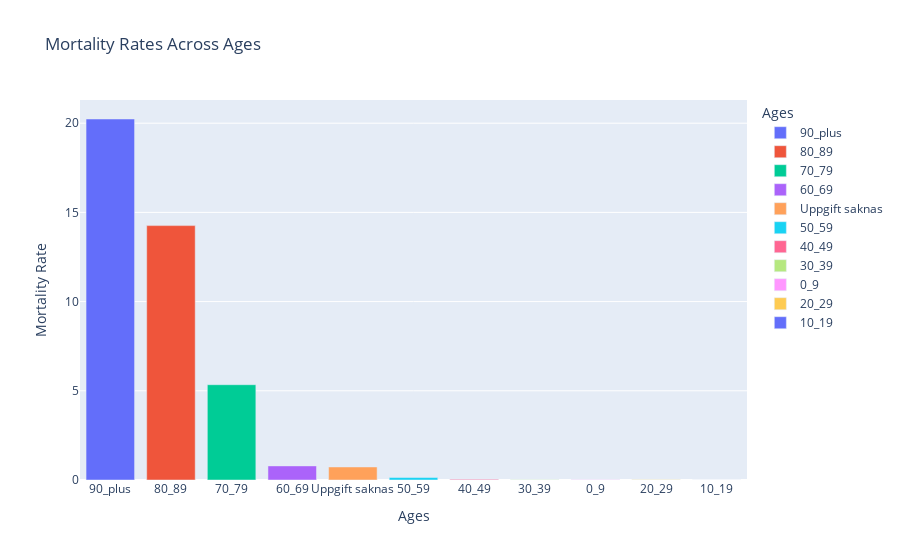

The notebook cell this image was saved under:
### Code cell
age_deaths = covid_per_age.sort_values("Mortality_Rate", ascending=False).reset_index() #sorting the by the highest mortality rates

figu = px.bar(data_frame = age_deaths, x="Åldersgrupp"  ,
    
    y="Mortality_Rate",
    labels={"Åldersgrupp": "Ages", "Mortality_Rate": "Mortality Rate"},
    color="Åldersgrupp",
    title="Mortality Rates Across Ages",
    #log_y= True,
    barmode= "relative"
    
    
)
figu.show()
figu.write_html("data_visualization/age_moratlity_rates.html")

### Figure 1 — Plotly figure (JSON) as saved in the notebook; plotly's stock layout.template omitted (floating-point values rounded to 4 significant figures)
{"data": [{"alignmentgroup": "True", "hovertemplate": "Ages=%{x}<br>Mortality Rate=%{y}<extra></extra>", "legendgroup": "90_plus", "marker": {"color": "#636efa", "pattern": {"shape": ""}}, "name": "90_plus", "offsetgroup": "90_plus", "orientation": "v", "showlegend": true, "textposition": "auto", "type": "bar", "x": ["90_plus"], "xaxis": "x", "y": [20.23], "yaxis": "y"}, {"alignmentgroup": "True", "hovertemplate": "Ages=%{x}<br>Mortality Rate=%{y}<extra></extra>", "legendgroup": "80_89", "marker": {"color": "#EF553B", "pattern": {"shape": ""}}, "name": "80_89", "offsetgroup": "80_89", "orientation": "v", "showlegend": true, "textposition": "auto", "type": "bar", "x": ["80_89"], "xaxis": "x", "y": [14.26], "yaxis": "y"}, {"alignmentgroup": "True", "hovertemplate": "Ages=%{x}<br>Mortality Rate=%{y}<extra></extra>", "legendgroup": "70_79", "marker": {"color": "#00cc96", "pattern": {"shape": ""}}, "name": "70_79", "offsetgroup": "70_79", "orientation": "v", "showlegend": true, "textposition": "auto", "type": "bar", "x": ["70_79"], "xaxis": "x", "y": [5.341], "yaxis": "y"}, {"alignmentgroup": "True", "hovertemplate": "Ages=%{x}<br>Mortality Rate=%{y}<extra></extra>", "legendgroup": "60_69", "marker": {"color": "#ab63fa", "pattern": {"shape": ""}}, "name": "60_69", "offsetgroup": "60_69", "orientation": "v", "showlegend": true, "textposition": "auto", "type": "bar", "x": ["60_69"], "xaxis": "x", "y": [0.7905], "yaxis": "y"}, {"alignmentgroup": "True", "hovertemplate": "Ages=%{x}<br>Mortality Rate=%{y}<extra></extra>", "legendgroup": "Uppgift saknas", "marker": {"color": "#FFA15A", "pattern": {"shape": ""}}, "name": "Uppgift saknas", "offsetgroup": "Uppgift saknas", "orientation": "v", "showlegend": true, "textposition": "auto", "type": "bar", "x": ["Uppgift saknas"], "xaxis": "x", "y": [0.7299], "yaxis": "y"}, {"alignmentgroup": "True", "hovertemplate": "Ages=%{x}<br>Mortality Rate=%{y}<extra></extra>", "legendgroup": "50_59", "marker": {"color": "#19d3f3", "pattern": {"shape": ""}}, "name": "50_59", "offsetgroup": "50_59", "orientation": "v", "showlegend": true, "textposition": "auto", "type": "bar", "x": ["50_59"], "xaxis": "x", "y": [0.1385], "yaxis": "y"}, {"alignmentgroup": "True", "hovertemplate": "Ages=%{x}<br>Mortality Rate=%{y}<extra></extra>", "legendgroup": "40_49", "marker": {"color": "#FF6692", "pattern": {"shape": ""}}, "name": "40_49", "offsetgroup": "40_49", "orientation": "v", "showlegend": true, "textposition": "auto", "type": "bar", "x": ["40_49"], "xaxis": "x", "y": [0.03662], "yaxis": "y"}, {"alignmentgroup": "True", "hovertemplate": "Ages=%{x}<br>Mortality Rate=%{y}<extra></extra>", "legendgroup": "30_39", "marker": {"color": "#B6E880", "pattern": {"shape": ""}}, "name": "30_39", "offsetgroup": "30_39", "orientation": "v", "showlegend": true, "textposition": "auto", "type": "bar", "x": ["30_39"], "xaxis": "x", "y": [0.01438], "yaxis": "y"}, {"alignmentgroup": "True", "hovertemplate": "Ages=%{x}<br>Mortality Rate=%{y}<extra></extra>", "legendgroup": "0_9", "marker": {"color": "#FF97FF", "pattern": {"shape": ""}}, "name": "0_9", "offsetgroup": "0_9", "orientation": "v", "showlegend": true, "textposition": "auto", "type": "bar", "x": ["0_9"], "xaxis": "x", "y": [0.01231], "yaxis": "y"}, {"alignmentgroup": "True", "hovertemplate": "Ages=%{x}<br>Mortality Rate=%{y}<extra></extra>", "legendgroup": "20_29", "marker": {"color": "#FECB52", "pattern": {"shape": ""}}, "name": "20_29", "offsetgroup": "20_29", "orientation": "v", "showlegend": true, "textposition": "auto", "type": "bar", "x": ["20_29"], "xaxis": "x", "y": [0.009789], "yaxis": "y"}, {"alignmentgroup": "True", "hovertemplate": "Ages=%{x}<br>Mortality Rate=%{y}<extra></extra>", "legendgroup": "10_19", "marker": {"color": "#636efa", "pattern": {"shape": ""}}, "name": "10_19", "offsetgroup": "10_19", "orientation": "v", "showlegend": true, "textposition": "auto", "type": "bar", "x": ["10_19"], "xaxis": "x", "y": [0.00281], "yaxis": "y"}], "layout": {"barmode": "relative", "legend": {"title": {"text": "Ages"}, "tracegroupgap": 0}, "title": {"text": "Mortality Rates Across Ages"}, "xaxis": {"anchor": "y", "categoryarray": ["90_plus", "80_89", "70_79", "60_69", "Uppgift saknas", "50_59", "40_49", "30_39", "0_9", "20_29", "10_19"], "categoryorder": "array", "domain": [0, 1], "title": {"text": "Ages"}}, "yaxis": {"anchor": "x", "domain": [0, 1], "title": {"text": "Mortality Rate"}}}}
